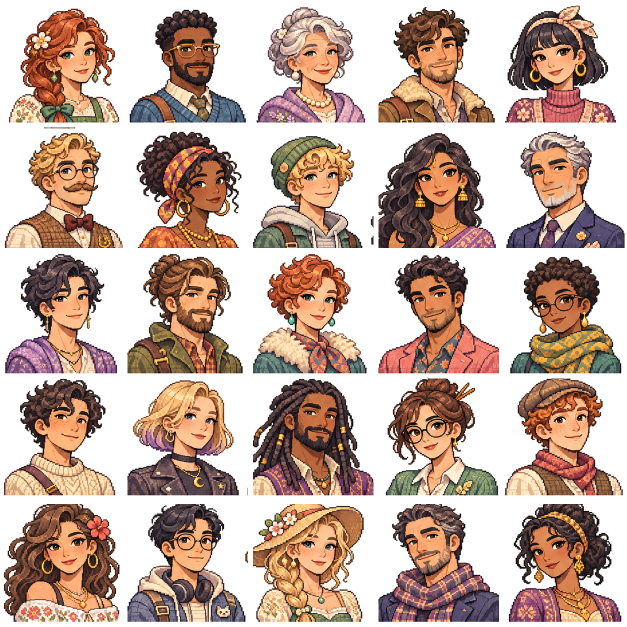
#> input picture src/griductive/assets/avt.png, 1254 x 1254 px (shown at 1/2 size)
$ python -i avatar_cache.py   (imports and definitions only)
#> lines starting #> are read from the running program, lines starting #| are printed output that depends on the picture
from __future__ import annotations

import io
from pathlib import Path
import zlib
from PIL import Image

NAMES_ORDER = (
    "Ada", "Binh", "Chi", "Duy", "Emi",
    "Finn", "Gia", "Hana", "Ivy", "Jae",
    "Khan", "Linh", "Minh", "Nora", "Owen",
    "Phuc", "Quynh", "Rin", "Son", "Trang",
    "Uma", "Vy", "Will", "Xuan", "Yen",
)

NAME_TO_INDEX = {name.lower(): i for i, name in enumerate(NAMES_ORDER)}

_AVATAR_CACHE: dict[str, bytes] = {}


def get_avatar_png(name_or_index: str | int, size: int = 140) -> bytes:
    """Extract and cache individual avatar PNG for given character name."""
#> called with name_or_index = '../assets/avt.png', size = 140
    key = f"{name_or_index}:{size}"
    if key in _AVATAR_CACHE:
        return _AVATAR_CACHE[key]

    asset_path = Path(__file__).resolve().parents[1] / "assets" / "avt.png"
    if not asset_path.exists():
        # Fallback dummy 1x1 png
        img = Image.new("RGBA", (size, size), (200, 200, 200, 255))
        buf = io.BytesIO()
        img.save(buf, format="PNG")
        return buf.getvalue()

    sheet = Image.open(asset_path).convert("RGBA")
#> sheet is the input picture: PIL image 1254x1254 RGBA; mean R, G, B, A 161.3, 134.8, 117.8, 144.1
    w, h = sheet.size
#> w = 1254; h = 1254

    idx = 0
    if isinstance(name_or_index, int):
        idx = max(0, min(name_or_index, 24))
    elif isinstance(name_or_index, str):
        clean = name_or_index.strip().lower()
        if clean.isdigit():
            idx = int(clean) % 25
        elif clean in NAME_TO_INDEX:
            idx = NAME_TO_INDEX[clean]
        else:
            idx = zlib.crc32(clean.encode("utf-8")) % 25

    c = idx % 5
    r = idx // 5
    x = int(c * w / 5.0) + 3
#> x = 755
    y = int(r * h / 5.0) + 3
#> y = 504
    tile_w = int((c + 1) * w / 5.0) - x - 3
#> tile_w = 245
    tile_h = int((r + 1) * h / 5.0) - y - 3
#> tile_h = 245

    tile = sheet.crop((x, y, x + tile_w, y + tile_h))
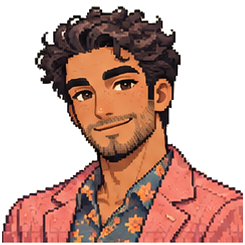
#> tile: PIL image 245x245 RGBA; mean R, G, B, A 192.6, 155.3, 138.7, 141.1; transparent parts drawn white
    tile = tile.resize((size, size), Image.Resampling.LANCZOS)
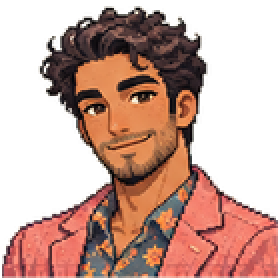
#> tile: PIL image 140x140 RGBA (shown 2 times larger); mean R, G, B, A 94.8, 60.4, 50.1, 141; transparent parts drawn white

    buf = io.BytesIO()
    tile.save(buf, format="PNG")
    data = buf.getvalue()
    _AVATAR_CACHE[key] = data
    return data

>>> result = get_avatar_png('../assets/avt.png')
